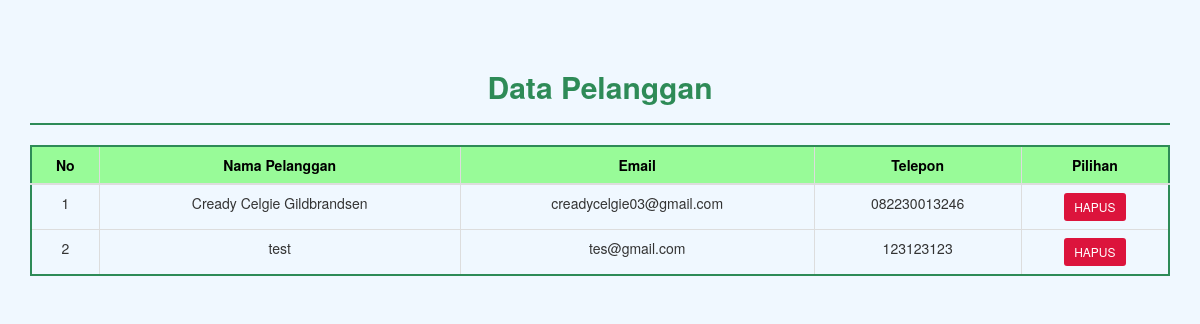
Page /admin/pelanggan.php on the committed database.
### tables this page shows
CREATE TABLE `pelanggan` (
  `id_pelanggan` int(11) NOT NULL,
  `email_pelanggan` varchar(100) NOT NULL,
  `password_pelanggan` varchar(50) NOT NULL,
  `nama_pelanggan` varchar(100) NOT NULL,
  `telepon_pelanggan` varchar(25) NOT NULL,
  `alamat_pelanggan` text NOT NULL
);

### admin/pelanggan.php (the view, shortened to what this page needs)
<?php
$koneksi = new mysqli("localhost", "root", "", "toko_kesehatan");
?>
<!DOCTYPE html>
<html>
<head>
    <link rel="stylesheet" href="admin/assets/css/bootstrap.css">
</head>
<body>
<div class="container">
    <h2>Data Pelanggan</h2>
    <hr>
    <table class="table table-bordered">
        <thead>
            <tr>
                <th>No</th>
                <th>Nama Pelanggan</th>
                <th>Email</th>
                <th>Telepon</th>
                <th>Pilihan</th>
            </tr>
        </thead>
        <tbody>
            <?php $nomor=1; ?>
            <?php $ambil=$koneksi->query("SELECT * FROM pelanggan"); ?>
            <?php while($pecah=$ambil->fetch_assoc()){ ?>
            <tr>
                <td><?php echo $nomor; ?></td>
                <td><?php echo $pecah['nama_pelanggan']; ?></td>
                <td><?php echo $pecah['email_pelanggan']; ?></td>
                <td><?php echo $pecah['telepon_pelanggan']; ?></td>
                <td>
                    <a href="index.php?halaman=hapuspelanggan&id=<?php echo $pecah['id_pelanggan']; ?>" class="btn btn-danger btn-sm">HAPUS</a>
                </td>
            </tr>
            <?php $nomor++; ?>
            <?php } ?>
        </tbody>
    </table>
</div>
</body>
</html>

### admin/pelanggan.php (style rules this page uses)
body { background-color: #f0f8ff; }
.container { margin-top: 50px; }
h2 { text-align: center; font-weight: bold; color: #2E8B57; }
hr { border-top: 2px solid #2E8B57; }
.table-bordered { border: 2px solid #2E8B57; }
.table thead { background-color: #98FB98; color: black; font-weight: bold; }
.table-bordered td, .table-bordered th { text-align: center; vertical-align: middle; }
.btn-danger { background-color: #DC143C; border: none; }

### rows in the picture
pelanggan: nama_pelanggan "Cready Celgie Gildbrandsen", email_pelanggan "creadycelgie03@gmail.com", telepon_pelanggan "082230013246"
pelanggan: nama_pelanggan "test", email_pelanggan "tes@gmail.com", telepon_pelanggan "123123123"
